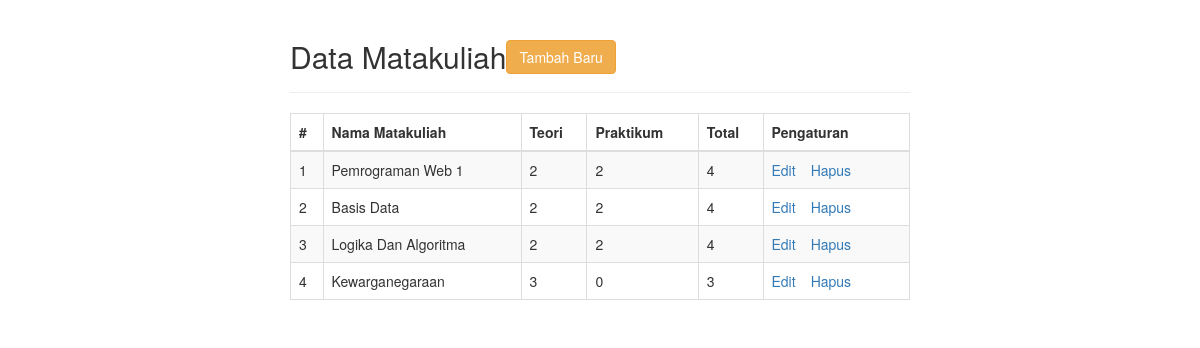
The page / on the database its author committed.
### tables this page shows
CREATE TABLE `t_matkul` (
  `id` int(11) NOT NULL,
  `nama` varchar(100) NOT NULL,
  `teori` int(11) NOT NULL,
  `praktik` int(11) DEFAULT NULL,
  `total` int(11) NOT NULL
);

### index.php (the view, shortened to what this page needs)
<!DOCTYPE html>
<html lang="en">
<head>
    <link rel="stylesheet" href="https://maxcdn.bootstrapcdn.com/bootstrap/3.3.7/css/bootstrap.css">
</head>
<body>
    <div class="wrapper">
        <div class="container-fluid">
            <div class="row">
                <div class="col-md-12">
                    <div class="page-header clearfix">
                        <h2 class="pull-left">Data Matakuliah</h2>
                        <a href="create.php" class="btn btn-warning pull-left">Tambah Baru</a>
                    </div>
                    <?php
                    require_once "config.php";
                    $sql = "SELECT * FROM t_matkul";
                    if($result = mysqli_query($link, $sql)){
                        if(mysqli_num_rows($result) > 0){
                            echo "<table class='table table-bordered table-striped'>";
                                echo "<thead>";
                                    echo "<tr>";
                                        echo "<th>#</th>";
                                        echo "<th>Nama Matakuliah</th>";
                                        echo "<th>Teori</th>";
                                        echo "<th>Praktikum</th>";
                                        echo "<th>Total</th>";
                                        echo "<th>Pengaturan</th>";
                                    echo "</tr>";
                                echo "</thead>";
                                echo "<tbody>";
                                while($row = mysqli_fetch_array($result)){
                                    echo "<tr>";
                                        echo "<td>" . $row['id'] . "</td>";
                                        echo "<td>" . $row['nama'] . "</td>";
                                        echo "<td>" . $row['teori'] . "</td>";
                                        echo "<td>" . $row['praktik'] . "</td>";
                                        echo "<td>" . $row['total'] . "</td>";
                                        echo "<td>";
                                            echo "<a href='update.php?id=". $row['id'] ."' title='Update Record' data-toggle='tooltip'>Edit</a>";
                                            echo "<a href='delete.php?id=". $row['id'] ."' title='Delete Record' data-toggle='tooltip'>Hapus</a>";
                                        echo "</td>";
                                    echo "</tr>";
                                }
                                echo "</tbody>";
                            echo "</table>";
                        } else{
                            echo "<p class='lead'><em>Tidak Ada Data.</em></p>";
                        }
                    } else{
                        echo "ERROR: Gagal $sql. " . mysqli_error($link);
                    }
                    ?>
                </div>
            </div>
        </div>
    </div>
</body>
</html>

### index.php (style rules this page uses)
.wrapper { width: 650px; margin: 0 auto; }
.page-header h2 { margin-top: 0; }
table tr td:last-child a { margin-right: 15px; }

### rows shown on the page
t_matkul: id "1", nama "Pemrograman Web 1", teori "2", praktik "2", total "4"
t_matkul: id "2", nama "Basis Data", teori "2", praktik "2", total "4"
t_matkul: id "3", nama "Logika Dan Algoritma", teori "2", praktik "2", total "4"
t_matkul: id "4", nama "Kewarganegaraan", teori "3", praktik "0", total "3"
